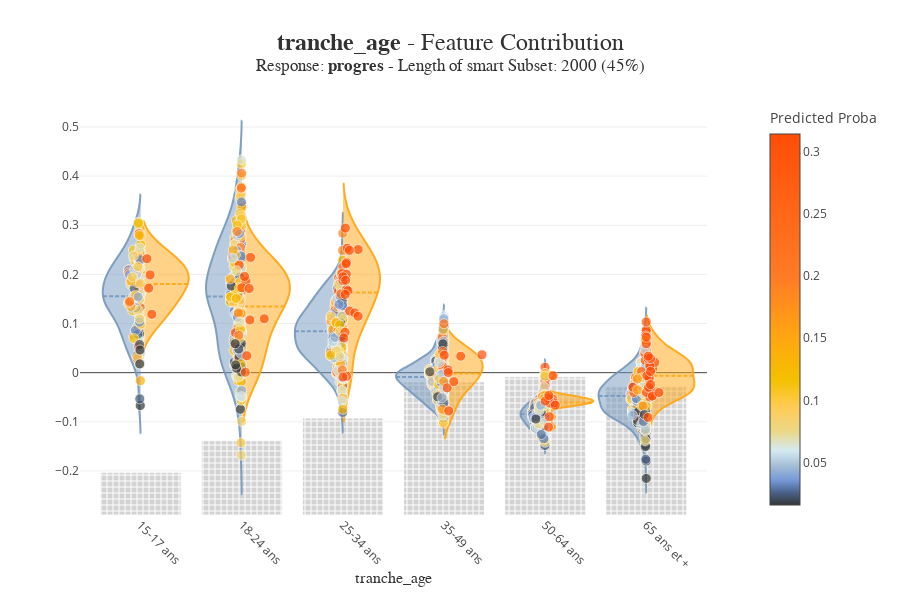

Here is the notebook cell this chart was saved with:
### Code cell
#détail par variable avec Shapash
xpl.plot.contribution_plot(col="tranche_age")

### Figure 1 — Plotly figure (JSON) as saved in the notebook; plotly's stock layout.template omitted (floating-point values rounded to 4 significant figures; data arrays with more than 128 entries replaced by an {"elided": "..."} marker saying what was removed)
{"data": [{"hoverinfo": "none", "marker": {"color": "white", "line": {"color": "white", "width": 0.8}, "pattern": {"bgcolor": "rgb(211, 211, 211)", "fillmode": "replace", "shape": "+", "size": 6}}, "showlegend": false, "type": "bar", "x": [0], "y": [0.0695]}, {"hovertext": {"elided": "135 str values"}, "line": {"color": "rgba(117, 152, 189, 0.9)"}, "marker": {"line": {"color": "white", "width": 0.8}, "size": 10}, "meanline": {"visible": true}, "name": "15-17 ans", "points": false, "showlegend": false, "side": "negative", "type": "violin", "x": {"elided": "135 int values"}, "xaxis": "x", "y": {"elided": "135 float values"}, "yaxis": "y2"}, {"customdata": {"elided": "135x2 mixed values"}, "hovertemplate": "<b>%{hovertext}</b><br />tranche_age :<br />%{customdata[0]}<br />Contribution: %{y:.4f}<extra></extra>", "hovertext": {"elided": "135 str values"}, "marker": {"cmax": 0.3143, "cmin": 0.01593, "color": {"elided": "135 float values"}, "colorscale": [[0, "rgb(52, 55, 54)"], [0.03396, "rgb(74, 99, 138)"], [0.06633, "rgb(116, 153, 214)"], [0.1036, "rgb(162, 188, 213)"], [0.1466, "rgb(212, 234, 242)"], [0.1989, "rgb(235, 216, 134)"], [0.2653, "rgb(255, 204, 83)"], [0.338, "rgb(244, 192, 0)"], [0.4535, "rgb(255, 166, 17)"], [0.6155, "rgb(255, 123, 38)"], [1, "rgb(255, 77, 7)"]], "line": {"color": "white", "width": 0.8}, "opacity": 0.7, "size": 10}, "mode": "markers", "name": "15-17 ans", "showlegend": false, "type": "scatter", "x": {"elided": "135 float values"}, "xaxis": "x", "y": {"elided": "135 float values"}, "yaxis": "y2"}, {"hovertext": ["Id: 10809<br />Predict: progres", "Id: 23965<br />Predict: progres", "Id: 10570<br />Predict: progres", "Id: 25607<br />Predict: progres"], "line": {"color": "rgba(255, 166, 17, 0.9)"}, "marker": {"line": {"color": "white", "width": 0.8}, "size": 10}, "meanline": {"visible": true}, "name": "15-17 ans", "points": false, "showlegend": false, "side": "positive", "type": "violin", "x": [0, 0, 0, 0], "xaxis": "x", "y": [0.199, 0.1188, 0.232, 0.172], "yaxis": "y2"}, {"customdata": [["15-17 ans", 10809], ["15-17 ans", 23965], ["15-17 ans", 10570], ["15-17 ans", 25607]], "hovertemplate": "<b>%{hovertext}</b><br />tranche_age :<br />%{customdata[0]}<br />Contribution: %{y:.4f}<extra></extra>", "hovertext": ["Id: 10809<br />Predict: progres", "Id: 23965<br />Predict: progres", "Id: 10570<br />Predict: progres", "Id: 25607<br />Predict: progres"], "marker": {"cmax": 0.3143, "cmin": 0.01593, "color": [0.3208, 0.4005, 0.3658, 0.4296], "colorscale": [[0, "rgb(52, 55, 54)"], [0.03396, "rgb(74, 99, 138)"], [0.06633, "rgb(116, 153, 214)"], [0.1036, "rgb(162, 188, 213)"], [0.1466, "rgb(212, 234, 242)"], [0.1989, "rgb(235, 216, 134)"], [0.2653, "rgb(255, 204, 83)"], [0.338, "rgb(244, 192, 0)"], [0.4535, "rgb(255, 166, 17)"], [0.6155, "rgb(255, 123, 38)"], [1, "rgb(255, 77, 7)"]], "line": {"color": "white", "width": 0.8}, "opacity": 0.7, "size": 10}, "mode": "markers", "name": "15-17 ans", "showlegend": false, "type": "scatter", "x": [0.09308, 0.11, 0.0615, 0.07953], "xaxis": "x", "y": [0.199, 0.1188, 0.232, 0.172], "yaxis": "y2"}, {"hoverinfo": "none", "marker": {"color": "white", "line": {"color": "white", "width": 0.8}, "pattern": {"bgcolor": "rgb(211, 211, 211)", "fillmode": "replace", "shape": "+", "size": 6}}, "showlegend": false, "type": "bar", "x": [1], "y": [0.121]}, {"hovertext": {"elided": "233 str values"}, "line": {"color": "rgba(117, 152, 189, 0.9)"}, "marker": {"line": {"color": "white", "width": 0.8}, "size": 10}, "meanline": {"visible": true}, "name": "18-24 ans", "points": false, "showlegend": false, "side": "negative", "type": "violin", "x": {"elided": "233 int values"}, "xaxis": "x", "y": {"elided": "233 float values"}, "yaxis": "y2"}, {"customdata": {"elided": "233x2 mixed values"}, "hovertemplate": "<b>%{hovertext}</b><br />tranche_age :<br />%{customdata[0]}<br />Contribution: %{y:.4f}<extra></extra>", "hovertext": {"elided": "233 str values"}, "marker": {"cmax": 0.3143, "cmin": 0.01593, "color": {"elided": "233 float values"}, "colorscale": [[0, "rgb(52, 55, 54)"], [0.03396, "rgb(74, 99, 138)"], [0.06633, "rgb(116, 153, 214)"], [0.1036, "rgb(162, 188, 213)"], [0.1466, "rgb(212, 234, 242)"], [0.1989, "rgb(235, 216, 134)"], [0.2653, "rgb(255, 204, 83)"], [0.338, "rgb(244, 192, 0)"], [0.4535, "rgb(255, 166, 17)"], [0.6155, "rgb(255, 123, 38)"], [1, "rgb(255, 77, 7)"]], "line": {"color": "white", "width": 0.8}, "opacity": 0.7, "size": 10}, "mode": "markers", "name": "18-24 ans", "showlegend": false, "type": "scatter", "x": {"elided": "233 float values"}, "xaxis": "x", "y": {"elided": "233 float values"}, "yaxis": "y2"}, {"hovertext": ["Id: 26408<br />Predict: progres", "Id: 17749<br />Predict: progres", "Id: 27118<br />Predict: progres", "Id: 27140<br />Predict: progres", "Id: 13978<br />Predict: progres", "Id: 27169<br />Predict: progres", "Id: 10860<br />Predict: progres", "Id: 24479<br />Predict: progres", "Id: 10222<br />Predict: progres"], "line": {"color": "rgba(255, 166, 17, 0.9)"}, "marker": {"line": {"color": "white", "width": 0.8}, "size": 10}, "meanline": {"visible": true}, "name": "18-24 ans", "points": false, "showlegend": false, "side": "positive", "type": "violin", "x": [1, 1, 1, 1, 1, 1, 1, 1, 1], "xaxis": "x", "y": [0.1859, 0.03455, 0.1958, 0.0009069, 0.2347, 0.1729, 0.1097, 0.1712, 0.1073], "yaxis": "y2"}, {"customdata": [["18-24 ans", 26408], ["18-24 ans", 17749], ["18-24 ans", 27118], ["18-24 ans", 27140], ["18-24 ans", 13978], ["18-24 ans", 27169], ["18-24 ans", 10860], ["18-24 ans", 24479], ["18-24 ans", 10222]], "hovertemplate": "<b>%{hovertext}</b><br />tranche_age :<br />%{customdata[0]}<br />Contribution: %{y:.4f}<extra></extra>", "hovertext": ["Id: 26408<br />Predict: progres", "Id: 17749<br />Predict: progres", "Id: 27118<br />Predict: progres", "Id: 27140<br />Predict: progres", "Id: 13978<br />Predict: progres", "Id: 27169<br />Predict: progres", "Id: 10860<br />Predict: progres", "Id: 24479<br />Predict: progres", "Id: 10222<br />Predict: progres"], "marker": {"cmax": 0.3143, "cmin": 0.01593, "color": [0.411, 0.3133, 0.3532, 0.2697, 0.3458, 0.4015, 0.3405, 0.4519, 0.305], "colorscale": [[0, "rgb(52, 55, 54)"], [0.03396, "rgb(74, 99, 138)"], [0.06633, "rgb(116, 153, 214)"], [0.1036, "rgb(162, 188, 213)"], [0.1466, "rgb(212, 234, 242)"], [0.1989, "rgb(235, 216, 134)"], [0.2653, "rgb(255, 204, 83)"], [0.338, "rgb(244, 192, 0)"], [0.4535, "rgb(255, 166, 17)"], [0.6155, "rgb(255, 123, 38)"], [1, "rgb(255, 77, 7)"]], "line": {"color": "white", "width": 0.8}, "opacity": 0.7, "size": 10}, "mode": "markers", "name": "18-24 ans", "showlegend": false, "type": "scatter", "x": [1.041, 1.049, 1.027, 1.035, 1.086, 1.001, 1.222, 1.073, 1.08], "xaxis": "x", "y": [0.1859, 0.03455, 0.1958, 0.0009069, 0.2347, 0.1729, 0.1097, 0.1712, 0.1073], "yaxis": "y2"}, {"hoverinfo": "none", "marker": {"color": "white", "line": {"color": "white", "width": 0.8}, "pattern": {"bgcolor": "rgb(211, 211, 211)", "fillmode": "replace", "shape": "+", "size": 6}}, "showlegend": false, "type": "bar", "x": [2], "y": [0.158]}, {"hovertext": {"elided": "296 str values"}, "line": {"color": "rgba(117, 152, 189, 0.9)"}, "marker": {"line": {"color": "white", "width": 0.8}, "size": 10}, "meanline": {"visible": true}, "name": "25-34 ans", "points": false, "showlegend": false, "side": "negative", "type": "violin", "x": {"elided": "296 int values"}, "xaxis": "x", "y": {"elided": "296 float values"}, "yaxis": "y2"}, {"customdata": {"elided": "296x2 mixed values"}, "hovertemplate": "<b>%{hovertext}</b><br />tranche_age :<br />%{customdata[0]}<br />Contribution: %{y:.4f}<extra></extra>", "hovertext": {"elided": "296 str values"}, "marker": {"cmax": 0.3143, "cmin": 0.01593, "color": {"elided": "296 float values"}, "colorscale": [[0, "rgb(52, 55, 54)"], [0.03396, "rgb(74, 99, 138)"], [0.06633, "rgb(116, 153, 214)"], [0.1036, "rgb(162, 188, 213)"], [0.1466, "rgb(212, 234, 242)"], [0.1989, "rgb(235, 216, 134)"], [0.2653, "rgb(255, 204, 83)"], [0.338, "rgb(244, 192, 0)"], [0.4535, "rgb(255, 166, 17)"], [0.6155, "rgb(255, 123, 38)"], [1, "rgb(255, 77, 7)"]], "line": {"color": "white", "width": 0.8}, "opacity": 0.7, "size": 10}, "mode": "markers", "name": "25-34 ans", "showlegend": false, "type": "scatter", "x": {"elided": "296 float values"}, "xaxis": "x", "y": {"elided": "296 float values"}, "yaxis": "y2"}, {"hovertext": ["Id: 23216<br />Predict: progres", "Id: 20669<br />Predict: progres", "Id: 22299<br />Predict: progres", "Id: 24108<br />Predict: progres", "Id: 24356<br />Predict: progres", "Id: 24121<br />Predict: progres", "Id: 24331<br />Predict: progres", "Id: 17439<br />Predict: progres", "Id: 12963<br />Predict: progres", "Id: 18269<br />Predict: progres", "Id: 18555<br />Predict: progres", "Id: 24484<br />Predict: progres", "Id: 24313<br />Predict: progres", "Id: 27690<br />Predict: progres", "Id: 24310<br />Predict: progres", "Id: 18880<br />Predict: progres", "Id: 22561<br />Predict: progres", "Id: 17603<br />Predict: progres", "Id: 23718<br />Predict: progres", "Id: 24574<br />Predict: progres"], "line": {"color": "rgba(255, 166, 17, 0.9)"}, "marker": {"line": {"color": "white", "width": 0.8}, "size": 10}, "meanline": {"visible": true}, "name": "25-34 ans", "points": false, "showlegend": false, "side": "positive", "type": "violin", "x": [2, 2, 2, 2, 2, 2, 2, 2, 2, 2, 2, 2, 2, 2, 2, 2, 2, 2, 2, 2], "xaxis": "x", "y": [0.2245, 0.1254, 0.1695, 0.222, 0.1216, 0.1875, 0.2506, 0.1668, -0.007449, 0.08224, 0.2004, 0.2535, 0.249, -0.008883, 0.2942, 0.1594, 0.1148, 0.1952, 0.1879, 0.07064], "yaxis": "y2"}, {"customdata": [["25-34 ans", 23216], ["25-34 ans", 20669], ["25-34 ans", 22299], ["25-34 ans", 24108], ["25-34 ans", 24356], ["25-34 ans", 24121], ["25-34 ans", 24331], ["25-34 ans", 17439], ["25-34 ans", 12963], ["25-34 ans", 18269], ["25-34 ans", 18555], ["25-34 ans", 24484], ["25-34 ans", 24313], ["25-34 ans", 27690], ["25-34 ans", 24310], ["25-34 ans", 18880], ["25-34 ans", 22561], ["25-34 ans", 17603], ["25-34 ans", 23718], ["25-34 ans", 24574]], "hovertemplate": "<b>%{hovertext}</b><br />tranche_age :<br />%{customdata[0]}<br />Contribution: %{y:.4f}<extra></extra>", "hovertext": ["Id: 23216<br />Predict: progres", "Id: 20669<br />Predict: progres", "Id: 22299<br />Predict: progres", "Id: 24108<br />Predict: progres", "Id: 24356<br />Predict: progres", "Id: 24121<br />Predict: progres", "Id: 24331<br />Predict: progres", "Id: 17439<br />Predict: progres", "Id: 12963<br />Predict: progres", "Id: 18269<br />Predict: progres", "Id: 18555<br />Predict: progres", "Id: 24484<br />Predict: progres", "Id: 24313<br />Predict: progres", "Id: 27690<br />Predict: progres", "Id: 24310<br />Predict: progres", "Id: 18880<br />Predict: progres", "Id: 22561<br />Predict: progres", "Id: 17603<br />Predict: progres", "Id: 23718<br />Predict: progres", "Id: 24574<br />Predict: progres"], "marker": {"cmax": 0.3143, "cmin": 0.01593, "color": [0.8181, 0.4939, 0.6808, 0.9665, 0.5847, 0.7811, 0.9536, 0.6508, 0.3852, 0.4136, 0.4675, 0.9815, 0.957, 0.499, 0.9595, 0.4012, 0.3712, 0.3777, 0.6102, 0.6632], "colorscale": [[0, "rgb(52, 55, 54)"], [0.03396, "rgb(74, 99, 138)"], [0.06633, "rgb(116, 153, 214)"], [0.1036, "rgb(162, 188, 213)"], [0.1466, "rgb(212, 234, 242)"], [0.1989, "rgb(235, 216, 134)"], [0.2653, "rgb(255, 204, 83)"], [0.338, "rgb(244, 192, 0)"], [0.4535, "rgb(255, 166, 17)"], [0.6155, "rgb(255, 123, 38)"], [1, "rgb(255, 77, 7)"]], "line": {"color": "white", "width": 0.8}, "opacity": 0.7, "size": 10}, "mode": "markers", "name": "25-34 ans", "showlegend": false, "type": "scatter", "x": [2.037, 2.066, 2.037, 2.032, 2.117, 2.0, 2.15, 2.05, 2.036, 2.02, 2.034, 2.042, 2.064, 2.001, 2.024, 2.022, 2.15, 2.001, 2.027, 2.008], "xaxis": "x", "y": [0.2245, 0.1254, 0.1695, 0.222, 0.1216, 0.1875, 0.2506, 0.1668, -0.007449, 0.08224, 0.2004, 0.2535, 0.249, -0.008883, 0.2942, 0.1594, 0.1148, 0.1952, 0.1879, 0.07064], "yaxis": "y2"}, {"hoverinfo": "none", "marker": {"color": "white", "line": {"color": "white", "width": 0.8}, "pattern": {"bgcolor": "rgb(211, 211, 211)", "fillmode": "replace", "shape": "+", "size": 6}}, "showlegend": false, "type": "bar", "x": [3], "y": [0.217]}, {"hovertext": {"elided": "426 str values"}, "line": {"color": "rgba(117, 152, 189, 0.9)"}, "marker": {"line": {"color": "white", "width": 0.8}, "size": 10}, "meanline": {"visible": true}, "name": "35-49 ans", "points": false, "showlegend": false, "side": "negative", "type": "violin", "x": {"elided": "426 int values"}, "xaxis": "x", "y": {"elided": "426 float values"}, "yaxis": "y2"}, {"customdata": {"elided": "426x2 mixed values"}, "hovertemplate": "<b>%{hovertext}</b><br />tranche_age :<br />%{customdata[0]}<br />Contribution: %{y:.4f}<extra></extra>", "hovertext": {"elided": "426 str values"}, "marker": {"cmax": 0.3143, "cmin": 0.01593, "color": {"elided": "426 float values"}, "colorscale": [[0, "rgb(52, 55, 54)"], [0.03396, "rgb(74, 99, 138)"], [0.06633, "rgb(116, 153, 214)"], [0.1036, "rgb(162, 188, 213)"], [0.1466, "rgb(212, 234, 242)"], [0.1989, "rgb(235, 216, 134)"], [0.2653, "rgb(255, 204, 83)"], [0.338, "rgb(244, 192, 0)"], [0.4535, "rgb(255, 166, 17)"], [0.6155, "rgb(255, 123, 38)"], [1, "rgb(255, 77, 7)"]], "line": {"color": "white", "width": 0.8}, "opacity": 0.7, "size": 10}, "mode": "markers", "name": "35-49 ans", "showlegend": false, "type": "scatter", "x": {"elided": "426 float values"}, "xaxis": "x", "y": {"elided": "426 float values"}, "yaxis": "y2"}, {"hovertext": ["Id: 25387<br />Predict: progres", "Id: 23552<br />Predict: progres", "Id: 27505<br />Predict: progres", "Id: 18130<br />Predict: progres", "Id: 10775<br />Predict: progres", "Id: 15366<br />Predict: progres", "Id: 25560<br />Predict: progres", "Id: 12673<br />Predict: progres"], "line": {"color": "rgba(255, 166, 17, 0.9)"}, "marker": {"line": {"color": "white", "width": 0.8}, "size": 10}, "meanline": {"visible": true}, "name": "35-49 ans", "points": false, "showlegend": false, "side": "positive", "type": "violin", "x": [3, 3, 3, 3, 3, 3, 3, 3], "xaxis": "x", "y": [-0.07777, 0.03353, -0.03086, 0.005675, -0.01815, 0.03555, 0.03639, 0.0002344], "yaxis": "y2"}, {"customdata": [["35-49 ans", 25387], ["35-49 ans", 23552], ["35-49 ans", 27505], ["35-49 ans", 18130], ["35-49 ans", 10775], ["35-49 ans", 15366], ["35-49 ans", 25560], ["35-49 ans", 12673]], "hovertemplate": "<b>%{hovertext}</b><br />tranche_age :<br />%{customdata[0]}<br />Contribution: %{y:.4f}<extra></extra>", "hovertext": ["Id: 25387<br />Predict: progres", "Id: 23552<br />Predict: progres", "Id: 27505<br />Predict: progres", "Id: 18130<br />Predict: progres", "Id: 10775<br />Predict: progres", "Id: 15366<br />Predict: progres", "Id: 25560<br />Predict: progres", "Id: 12673<br />Predict: progres"], "marker": {"cmax": 0.3143, "cmin": 0.01593, "color": [0.5153, 0.4935, 0.3543, 0.4759, 0.3104, 0.5864, 0.653, 0.3482], "colorscale": [[0, "rgb(52, 55, 54)"], [0.03396, "rgb(74, 99, 138)"], [0.06633, "rgb(116, 153, 214)"], [0.1036, "rgb(162, 188, 213)"], [0.1466, "rgb(212, 234, 242)"], [0.1989, "rgb(235, 216, 134)"], [0.2653, "rgb(255, 204, 83)"], [0.338, "rgb(244, 192, 0)"], [0.4535, "rgb(255, 166, 17)"], [0.6155, "rgb(255, 123, 38)"], [1, "rgb(255, 77, 7)"]], "line": {"color": "white", "width": 0.8}, "opacity": 0.7, "size": 10}, "mode": "markers", "name": "35-49 ans", "showlegend": false, "type": "scatter", "x": [3.047, 3.165, 3.031, 3.04, 3.097, 3.002, 3.375, 3.041], "xaxis": "x", "y": [-0.07777, 0.03353, -0.03086, 0.005675, -0.01815, 0.03555, 0.03639, 0.0002344], "yaxis": "y2"}, {"hoverinfo": "none", "marker": {"color": "white", "line": {"color": "white", "width": 0.8}, "pattern": {"bgcolor": "rgb(211, 211, 211)", "fillmode": "replace", "shape": "+", "size": 6}}, "showlegend": false, "type": "bar", "x": [4], "y": [0.2255]}, {"hovertext": {"elided": "441 str values"}, "line": {"color": "rgba(117, 152, 189, 0.9)"}, "marker": {"line": {"color": "white", "width": 0.8}, "size": 10}, "meanline": {"visible": true}, "name": "50-64 ans", "points": false, "showlegend": false, "side": "negative", "type": "violin", "x": {"elided": "441 int values"}, "xaxis": "x", "y": {"elided": "441 float values"}, "yaxis": "y2"}, {"customdata": {"elided": "441x2 mixed values"}, "hovertemplate": "<b>%{hovertext}</b><br />tranche_age :<br />%{customdata[0]}<br />Contribution: %{y:.4f}<extra></extra>", "hovertext": {"elided": "441 str values"}, "marker": {"cmax": 0.3143, "cmin": 0.01593, "color": {"elided": "441 float values"}, "colorscale": [[0, "rgb(52, 55, 54)"], [0.03396, "rgb(74, 99, 138)"], [0.06633, "rgb(116, 153, 214)"], [0.1036, "rgb(162, 188, 213)"], [0.1466, "rgb(212, 234, 242)"], [0.1989, "rgb(235, 216, 134)"], [0.2653, "rgb(255, 204, 83)"], [0.338, "rgb(244, 192, 0)"], [0.4535, "rgb(255, 166, 17)"], [0.6155, "rgb(255, 123, 38)"], [1, "rgb(255, 77, 7)"]], "line": {"color": "white", "width": 0.8}, "opacity": 0.7, "size": 10}, "mode": "markers", "name": "50-64 ans", "showlegend": false, "type": "scatter", "x": {"elided": "441 float values"}, "xaxis": "x", "y": {"elided": "441 float values"}, "yaxis": "y2"}, {"hovertext": ["Id: 16571<br />Predict: progres", "Id: 13655<br />Predict: progres", "Id: 15910<br />Predict: progres", "Id: 13510<br />Predict: progres", "Id: 21110<br />Predict: progres", "Id: 21200<br />Predict: progres", "Id: 25980<br />Predict: progres", "Id: 20687<br />Predict: progres", "Id: 25571<br />Predict: progres", "Id: 22045<br />Predict: progres"], "line": {"color": "rgba(255, 166, 17, 0.9)"}, "marker": {"line": {"color": "white", "width": 0.8}, "size": 10}, "meanline": {"visible": true}, "name": "50-64 ans", "points": false, "showlegend": false, "side": "positive", "type": "violin", "x": [4, 4, 4, 4, 4, 4, 4, 4, 4, 4], "xaxis": "x", "y": [-0.05369, -0.06148, -0.06216, -0.05219, -0.006084, -0.05776, -0.06617, -0.1107, -0.04644, -0.08958], "yaxis": "y2"}, {"customdata": [["50-64 ans", 16571], ["50-64 ans", 13655], ["50-64 ans", 15910], ["50-64 ans", 13510], ["50-64 ans", 21110], ["50-64 ans", 21200], ["50-64 ans", 25980], ["50-64 ans", 20687], ["50-64 ans", 25571], ["50-64 ans", 22045]], "hovertemplate": "<b>%{hovertext}</b><br />tranche_age :<br />%{customdata[0]}<br />Contribution: %{y:.4f}<extra></extra>", "hovertext": ["Id: 16571<br />Predict: progres", "Id: 13655<br />Predict: progres", "Id: 15910<br />Predict: progres", "Id: 13510<br />Predict: progres", "Id: 21110<br />Predict: progres", "Id: 21200<br />Predict: progres", "Id: 25980<br />Predict: progres", "Id: 20687<br />Predict: progres", "Id: 25571<br />Predict: progres", "Id: 22045<br />Predict: progres"], "marker": {"cmax": 0.3143, "cmin": 0.01593, "color": [0.5303, 0.3581, 0.424, 0.4109, 0.4593, 0.4858, 0.3269, 0.4718, 0.3977, 0.4527], "colorscale": [[0, "rgb(52, 55, 54)"], [0.03396, "rgb(74, 99, 138)"], [0.06633, "rgb(116, 153, 214)"], [0.1036, "rgb(162, 188, 213)"], [0.1466, "rgb(212, 234, 242)"], [0.1989, "rgb(235, 216, 134)"], [0.2653, "rgb(255, 204, 83)"], [0.338, "rgb(244, 192, 0)"], [0.4535, "rgb(255, 166, 17)"], [0.6155, "rgb(255, 123, 38)"], [1, "rgb(255, 77, 7)"]], "line": {"color": "white", "width": 0.8}, "opacity": 0.7, "size": 10}, "mode": "markers", "name": "50-64 ans", "showlegend": false, "type": "scatter", "x": [4.074, 4.088, 4.049, 4.032, 4.078, 4.001, 4.1, 4.033, 4.036, 4.041], "xaxis": "x", "y": [-0.05369, -0.06148, -0.06216, -0.05219, -0.006084, -0.05776, -0.06617, -0.1107, -0.04644, -0.08958], "yaxis": "y2"}, {"hoverinfo": "none", "marker": {"color": "white", "line": {"color": "white", "width": 0.8}, "pattern": {"bgcolor": "rgb(211, 211, 211)", "fillmode": "replace", "shape": "+", "size": 6}}, "showlegend": false, "type": "bar", "x": [5], "y": [0.209]}, {"hovertext": {"elided": "394 str values"}, "line": {"color": "rgba(117, 152, 189, 0.9)"}, "marker": {"line": {"color": "white", "width": 0.8}, "size": 10}, "meanline": {"visible": true}, "name": "65 ans et +", "points": false, "showlegend": false, "side": "negative", "type": "violin", "x": {"elided": "394 int values"}, "xaxis": "x", "y": {"elided": "394 float values"}, "yaxis": "y2"}, {"customdata": {"elided": "394x2 mixed values"}, "hovertemplate": "<b>%{hovertext}</b><br />tranche_age :<br />%{customdata[0]}<br />Contribution: %{y:.4f}<extra></extra>", "hovertext": {"elided": "394 str values"}, "marker": {"cmax": 0.3143, "cmin": 0.01593, "color": {"elided": "394 float values"}, "colorscale": [[0, "rgb(52, 55, 54)"], [0.03396, "rgb(74, 99, 138)"], [0.06633, "rgb(116, 153, 214)"], [0.1036, "rgb(162, 188, 213)"], [0.1466, "rgb(212, 234, 242)"], [0.1989, "rgb(235, 216, 134)"], [0.2653, "rgb(255, 204, 83)"], [0.338, "rgb(244, 192, 0)"], [0.4535, "rgb(255, 166, 17)"], [0.6155, "rgb(255, 123, 38)"], [1, "rgb(255, 77, 7)"]], "line": {"color": "white", "width": 0.8}, "opacity": 0.7, "size": 10}, "mode": "markers", "name": "65 ans et +", "showlegend": false, "type": "scatter", "x": {"elided": "394 float values"}, "xaxis": "x", "y": {"elided": "394 float values"}, "yaxis": "y2"}, {"hovertext": ["Id: 21812<br />Predict: progres", "Id: 21177<br />Predict: progres", "Id: 14324<br />Predict: progres", "Id: 19457<br />Predict: progres", "Id: 27464<br />Predict: progres", "Id: 10600<br />Predict: progres", "Id: 20274<br />Predict: progres", "Id: 23467<br />Predict: progres", "Id: 19389<br />Predict: progres", "Id: 24134<br />Predict: progres", "Id: 24870<br />Predict: progres", "Id: 21941<br />Predict: progres", "Id: 26964<br />Predict: progres", "Id: 19329<br />Predict: progres", "Id: 13657<br />Predict: progres", "Id: 15003<br />Predict: progres", "Id: 20249<br />Predict: progres", "Id: 23496<br />Predict: progres", "Id: 26769<br />Predict: progres", "Id: 25448<br />Predict: progres", "Id: 17946<br />Predict: progres", "Id: 16784<br />Predict: progres", "Id: 19614<br />Predict: progres", "Id: 10383<br />Predict: progres"], "line": {"color": "rgba(255, 166, 17, 0.9)"}, "marker": {"line": {"color": "white", "width": 0.8}, "size": 10}, "meanline": {"visible": true}, "name": "65 ans et +", "points": false, "showlegend": false, "side": "positive", "type": "violin", "x": [5, 5, 5, 5, 5, 5, 5, 5, 5, 5, 5, 5, 5, 5, 5, 5, 5, 5, 5, 5, 5, 5, 5, 5], "xaxis": "x", "y": [0.01796, -0.04753, 0.03117, -0.03116, 0.009038, 0.05889, 0.021, -0.03531, -0.01116, -0.09114, -0.01076, -0.04939, 0.01291, -0.04008, -0.0476, 0.0288, -0.04046, 0.07208, -0.02964, -0.006306, 0.02898, 0.03353, 0.002392, -0.02432], "yaxis": "y2"}, {"customdata": [["65 ans et +", 21812], ["65 ans et +", 21177], ["65 ans et +", 14324], ["65 ans et +", 19457], ["65 ans et +", 27464], ["65 ans et +", 10600], ["65 ans et +", 20274], ["65 ans et +", 23467], ["65 ans et +", 19389], ["65 ans et +", 24134], ["65 ans et +", 24870], ["65 ans et +", 21941], ["65 ans et +", 26964], ["65 ans et +", 19329], ["65 ans et +", 13657], ["65 ans et +", 15003], ["65 ans et +", 20249], ["65 ans et +", 23496], ["65 ans et +", 26769], ["65 ans et +", 25448], ["65 ans et +", 17946], ["65 ans et +", 16784], ["65 ans et +", 19614], ["65 ans et +", 10383]], "hovertemplate": "<b>%{hovertext}</b><br />tranche_age :<br />%{customdata[0]}<br />Contribution: %{y:.4f}<extra></extra>", "hovertext": ["Id: 21812<br />Predict: progres", "Id: 21177<br />Predict: progres", "Id: 14324<br />Predict: progres", "Id: 19457<br />Predict: progres", "Id: 27464<br />Predict: progres", "Id: 10600<br />Predict: progres", "Id: 20274<br />Predict: progres", "Id: 23467<br />Predict: progres", "Id: 19389<br />Predict: progres", "Id: 24134<br />Predict: progres", "Id: 24870<br />Predict: progres", "Id: 21941<br />Predict: progres", "Id: 26964<br />Predict: progres", "Id: 19329<br />Predict: progres", "Id: 13657<br />Predict: progres", "Id: 15003<br />Predict: progres", "Id: 20249<br />Predict: progres", "Id: 23496<br />Predict: progres", "Id: 26769<br />Predict: progres", "Id: 25448<br />Predict: progres", "Id: 17946<br />Predict: progres", "Id: 16784<br />Predict: progres", "Id: 19614<br />Predict: progres", "Id: 10383<br />Predict: progres"], "marker": {"cmax": 0.3143, "cmin": 0.01593, "color": [0.4909, 0.4592, 0.3609, 0.3307, 0.4318, 0.3648, 0.3966, 0.4879, 0.5216, 0.3725, 0.4203, 0.5425, 0.4955, 0.3149, 0.3292, 0.4728, 0.5533, 0.3915, 0.3004, 0.4117, 0.538, 0.4266, 0.6399, 0.4784], "colorscale": [[0, "rgb(52, 55, 54)"], [0.03396, "rgb(74, 99, 138)"], [0.06633, "rgb(116, 153, 214)"], [0.1036, "rgb(162, 188, 213)"], [0.1466, "rgb(212, 234, 242)"], [0.1989, "rgb(235, 216, 134)"], [0.2653, "rgb(255, 204, 83)"], [0.338, "rgb(244, 192, 0)"], [0.4535, "rgb(255, 166, 17)"], [0.6155, "rgb(255, 123, 38)"], [1, "rgb(255, 77, 7)"]], "line": {"color": "white", "width": 0.8}, "opacity": 0.7, "size": 10}, "mode": "markers", "name": "65 ans et +", "showlegend": false, "type": "scatter", "x": [5.031, 5.055, 5.031, 5.027, 5.065, 5.0, 5.083, 5.041, 5.03, 5.017, 5.028, 5.035, 5.035, 5.001, 5.06, 5.019, 5.125, 5.0, 5.022, 5.007, 5.042, 5.02, 5.042, 5.042], "xaxis": "x", "y": [0.01796, -0.04753, 0.03117, -0.03116, 0.009038, 0.05889, 0.021, -0.03531, -0.01116, -0.09114, -0.01076, -0.04939, 0.01291, -0.04008, -0.0476, 0.0288, -0.04046, 0.07208, -0.02964, -0.006306, 0.02898, 0.03353, 0.002392, -0.02432], "yaxis": "y2"}, {"hoverinfo": "none", "marker": {"color": {"elided": "2000 float values"}, "coloraxis": "coloraxis", "line": {"color": "white", "width": 0.8}, "size": 10}, "mode": "markers", "showlegend": false, "type": "scatter", "x": [null], "xaxis": "x", "y": [null], "yaxis": "y2"}], "layout": {"barmode": "overlay", "boxmode": "group", "coloraxis": {"cmax": 0.3143, "cmin": 0.01593, "colorbar": {"title": {"text": "Predicted Proba"}}, "colorscale": [[0, "rgb(52, 55, 54)"], [0.03396, "rgb(74, 99, 138)"], [0.06633, "rgb(116, 153, 214)"], [0.1036, "rgb(162, 188, 213)"], [0.1466, "rgb(212, 234, 242)"], [0.1989, "rgb(235, 216, 134)"], [0.2653, "rgb(255, 204, 83)"], [0.338, "rgb(244, 192, 0)"], [0.4535, "rgb(255, 166, 17)"], [0.6155, "rgb(255, 123, 38)"], [1, "rgb(255, 77, 7)"]]}, "height": 600, "hovermode": "closest", "title": {"font": {"color": "rgb(50, 50, 50)", "family": "Arial", "size": 24}, "text": "<b>tranche_age</b> - Feature Contribution<br><sup>Response: <b>progres</b> - Length of smart Subset: 2000 (45%)</sup>", "x": 0.5, "xanchor": "center", "y": 0.9167, "yanchor": "middle"}, "violingap": 0.05, "violingroupgap": 0, "violinmode": "overlay", "width": 900, "xaxis": {"anchor": "y", "automargin": true, "domain": [0, 0.94], "dtick": 1, "range": [-0.6, 5.6], "tickangle": 45, "tickmode": "array", "ticktext": ["15-17 ans", "18-24 ans", "25-34 ans", "35-49 ans", "50-64 ans", "65 ans et +"], "tickvals": [0, 1, 2, 3, 4, 5], "title": {"font": {"color": "rgb(50, 50, 50)", "family": "Arial Black", "size": 16}, "text": "tranche_age"}, "type": "linear"}, "yaxis": {"anchor": "x", "automargin": true, "domain": [0, 1], "range": [0, 0.6765], "showgrid": false, "showticklabels": false, "side": "right", "title": {"font": {"color": "rgb(50, 50, 50)", "family": "Arial Black", "size": 16}, "text": "Contribution"}, "visible": false}, "yaxis2": {"anchor": "x", "automargin": true, "overlaying": "y", "side": "left"}}}
